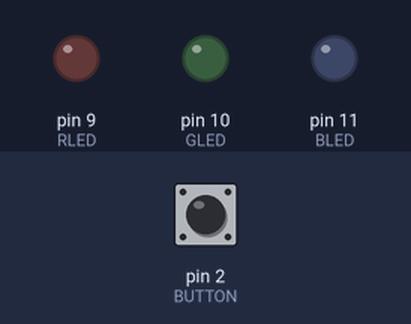
This sketch was run on a simulated Arduino Uno, built with avr-gcc and run on an emulated ATmega328P. On the bench: output pins drawn as LEDs (lit = HIGH). The test bench sets the inputs (shaded band); at power-on: pin 2 (BUTTON) LOW.

Above: at 1.2 s.
1.3 s: pin 2 (BUTTON) pulled HIGH for 0.15 s
At 2.1 s:
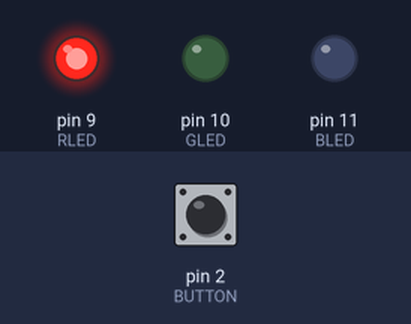
2.9 s: pin 2 (BUTTON) pulled HIGH for 1 s
At 3.3 s:
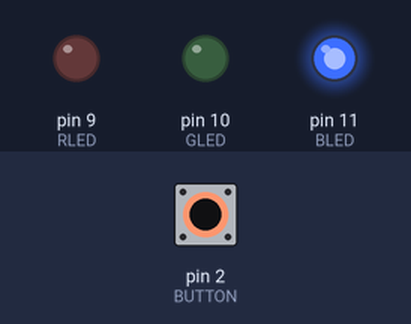
5.4 s: pin 2 (BUTTON) pulled HIGH for 0.15 s
At 6.4 s:
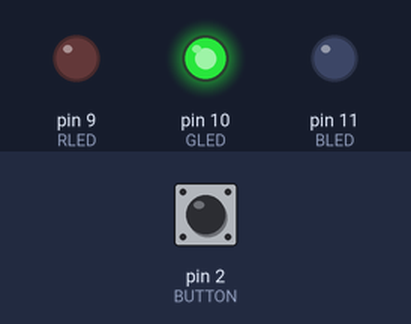
7.0 s: pin 2 (BUTTON) pulled HIGH for 3.2 s
At 7.6 s:
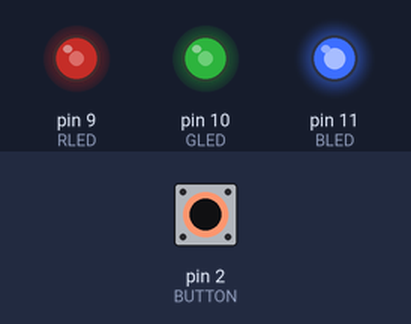
11.7 s: pin 2 (BUTTON) pulled HIGH for 0.15 s
At 12.4 s:
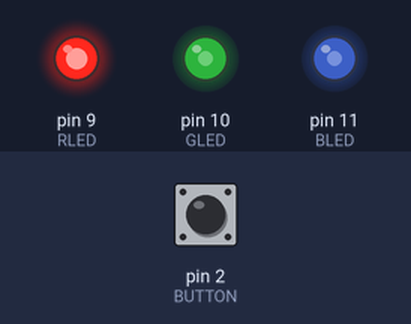
13.3 s: pin 2 (BUTTON) pulled HIGH for 1 s
At 13.6 s:
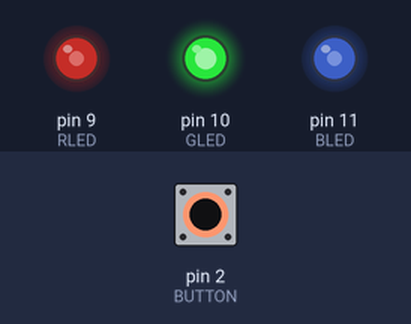
Timing chart, 0 to 16.3 s (numbered marks = the images above; inputs shaded):
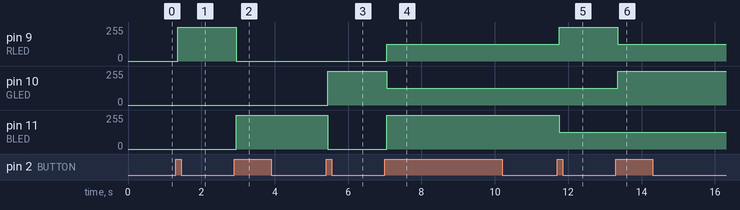

The sketch:

rgb_led_cycle.ino
```cpp
#define MODE_COUNT (sizeof(modes) / sizeof(RGB))

const int RLED=9;
const int GLED=10;
const int BLED=11;
const int BUTTON=2;

typedef struct RGB {
  int r;
  int b;
  int g;
} RBG;

const RBG modes[] = {
  {0, 0, 0}, // OFF
  {255, 0, 0}, // red
  {0, 255, 0}, // green
  {0, 0, 255}, // blue
  {127, 255, 127}, // purple
  {255, 127, 127}, // teal
  {127, 127, 255}, // orange
  {127, 127, 127}, // white
};

boolean lastButton = LOW;
boolean currentButton = LOW;
int ledMode = 0;

void setup() {
  pinMode(RLED, OUTPUT);
  pinMode(GLED, OUTPUT);
  pinMode(BLED, OUTPUT);
  pinMode(BUTTON, INPUT);
}

boolean debounce(boolean last){
  boolean current = digitalRead(BUTTON);
  if (last != current){
    delay(50);
    current - digitalRead(BUTTON);
  }
  return current;
}

void cycleLedMode(){
  ledMode = ++ledMode < MODE_COUNT ? ledMode : 0;
}

void loop() {
  currentButton = debounce(lastButton);
  if (lastButton == LOW && currentButton == HIGH){
    cycleLedMode();
  }
  lastButton = currentButton;

  RGB val = modes[ledMode];
  analogWrite(RLED, val.r);
  analogWrite(GLED, val.g);
  analogWrite(BLED, val.b);
}
```

Measured:
- after the input at 1.3 s, pin 9 (RLED): 0/255 → 255/255 after 0.05 s
- after the input at 2.9 s, pin 9 (RLED): 255/255 → 0/255 after 0.05 s; pin 11 (BLED): 0/255 → 255/255 after 0.05 s
- after the input at 5.4 s, pin 10 (GLED): 0/255 → 255/255 after 0.05 s; pin 11 (BLED): 255/255 → 0/255 after 0.05 s
- after the input at 7.0 s, pin 9 (RLED): 0/255 → 127/255 after 0.05 s; pin 10 (GLED): 255/255 → 127/255 after 0.05 s; pin 11 (BLED): 0/255 → 255/255 after 0.05 s
- after the input at 11.7 s, pin 9 (RLED): 127/255 → 255/255 after 0.05 s; pin 11 (BLED): 255/255 → 127/255 after 0.05 s
- after the input at 13.3 s, pin 9 (RLED): 255/255 → 127/255 after 0.05 s; pin 10 (GLED): 127/255 → 255/255 after 0.05 s
